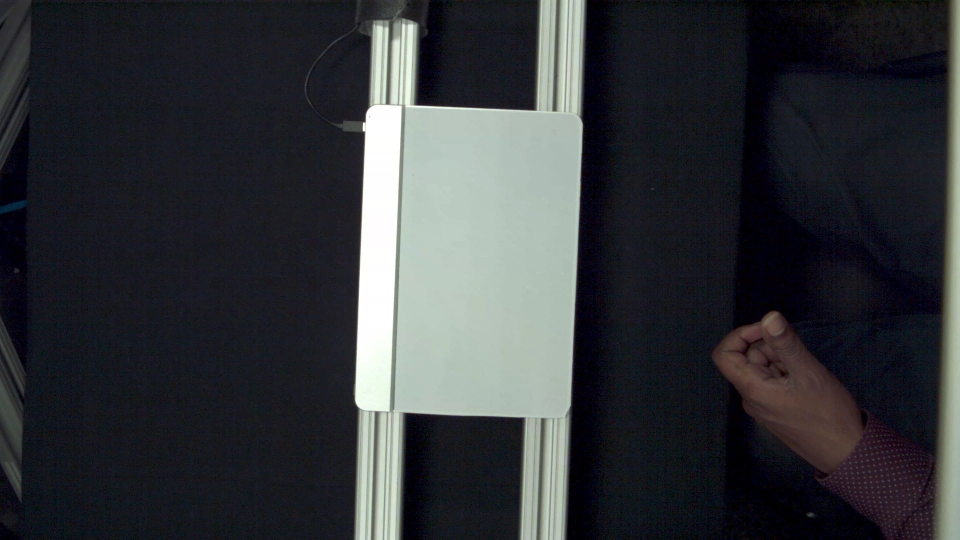
#> input picture random_images/013.jpg, 1920 x 1080 px (shown at 1/2 size); its folder holds only this picture in this run
$ python augmentingImg.py
#> lines starting #> are read from the running program, lines starting #| are printed output that depends on the picture
from PIL import Image, ImageEnhance, ImageOps, ImageFont, ImageDraw
import os
#mediapipe = "mediapipe-results-all/"
#mmpose = "mmpose-results-images-all/"
orginal = "random_images/"

#numMediaPipeImgs = len([name for name in os.listdir(mediapipe)])
#numMMposeImgs = len([name for name in os.listdir(mmpose)])
numOriginal = len([name for name in os.listdir(orginal)])

#print("Number of Media pipe images - {}\nNumber of MMpose images - \
#        {}\nNumber of orginal images - {}".format(
#            numMediaPipeImgs, numMMposeImgs, numOriginal))
mainFolderName = "augmentedImgs"
if not os.path.exists(os.path.join(os.getcwd(), mainFolderName)):
    os.mkdir(mainFolderName)
"""
def makeFolder(folderName):
    originalPath = os.path.join(os.getcwd() + "augmentedImgs")
    if not os.path.exists(os.path.join(originalPath, folderName)):
        os.mkdir(os.path.join(originalPath, folderName))
"""

def makeFolder(folderName):
    if not os.path.exists("augmentedImgs/" + folderName):
        os.mkdir("augmentedImgs/" + folderName)

def change_contrast(img, level):
    factor = (259 * (level + 255)) / (255 * (259 - level))
    def contrast(c):
        return 128 + factor * (c - 128)
    return img.point(contrast)

brightFolder125 = "brightenedImg-1.25"
brightFolder150 = "brightenedImg-1.50"
brightFolder175 = "brightenedImg-1.75"
darkenFolder125 = "darkenImg-0.75"
darkenFolder150 = "darkenImg-0.50"
darkenFolder175 = "darkenImg-0.25"
flippedFolder = "flippedImg"
contrast100 = "contrastImg-100"
contrast200 = "contrastImg-200"
resolution50 = "resolution-50"
rotatedImg45 = "rotatedImg-45"
rotatedImg90 = "rotatedImg-90"
grayscaled = "grayScaledImg"

makeFolder(brightFolder125)
makeFolder(brightFolder150)
makeFolder(brightFolder175)
makeFolder(darkenFolder125)
makeFolder(darkenFolder150)
makeFolder(darkenFolder175)
makeFolder(flippedFolder)
makeFolder(contrast100)
makeFolder(contrast200)
makeFolder(resolution50)
makeFolder(rotatedImg45)
makeFolder(rotatedImg90)
makeFolder(grayscaled)

def writeTextChange(image, text):
    draw = ImageDraw.Draw(image)
    font = ImageFont.truetype("arial.ttf", 75)
    #font = ImageFont.load_default(size=24)
    draw.text((10, 10), text, (255,255,255),font=font)
    return image

for img in os.listdir(orginal):
    im = Image.open(orginal + img)
#> im is the input picture: PIL image 1920x1080 RGB; mean R, G, B 51, 53.3, 57.1
    enhancer = ImageEnhance.Brightness(im)
    im_output125 = enhancer.enhance(1.25)
    im_output150 = enhancer.enhance(1.5)
    im_output175 = enhancer.enhance(1.75)
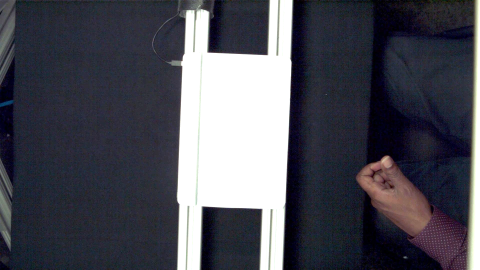
#> im_output175: PIL image 1920x1080 RGB (shown at 1/4 size); mean R, G, B 76.2, 76.7, 86.3
    writeTextChange(im_output125, img[:-4] + " - Brighten by 25%")
    writeTextChange(im_output150, img[:-4] + " - Brighten by 50%")
    writeTextChange(im_output175, img[:-4] + " - Brighten by 75%")
    im_output125.save(mainFolderName + "/" + brightFolder125 + "/" + img[:-4] + "-" + brightFolder125 + ".jpg")
    im_output150.save(mainFolderName + "/" + brightFolder150 + "/" + img[:-4] + "-" + brightFolder150 + ".jpg")
    im_output175.save(mainFolderName + "/" + brightFolder175 + "/" + img[:-4] + "-" + brightFolder175 + ".jpg")
    im_darken125 = enhancer.enhance(0.75)
    im_darken150 = enhancer.enhance(0.50)
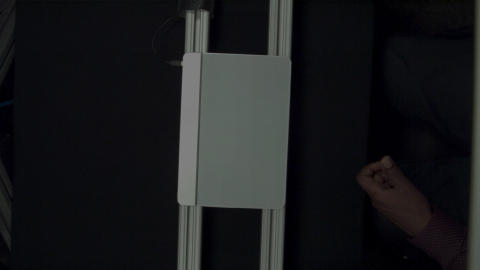
#> im_darken150: PIL image 1920x1080 RGB (shown at 1/4 size); mean R, G, B 25.2, 26.4, 28.3
    im_darken175 = enhancer.enhance(0.25)
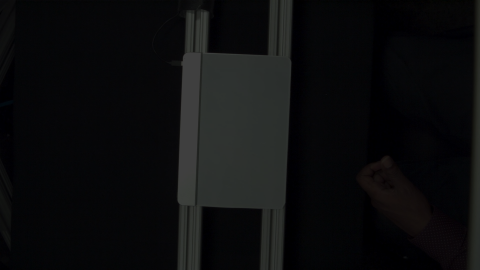
#> im_darken175: PIL image 1920x1080 RGB (shown at 1/4 size); mean R, G, B 12.4, 13, 13.9
    writeTextChange(im_darken125, img[:-4] + " - Darken by 25%")
    writeTextChange(im_darken150, img[:-4] + " - Darken by 50%")
    writeTextChange(im_darken175, img[:-4] + " - Darken by 75%")
    im_darken125.save(mainFolderName + "/" + darkenFolder125 + "/" + img[:-4] + "-" + darkenFolder125 + ".jpg")
    im_darken150.save(mainFolderName + "/" + darkenFolder150 + "/" + img[:-4] + "-" + darkenFolder150 + ".jpg")
    im_darken175.save(mainFolderName + "/" + darkenFolder175 + "/" + img[:-4] + "-" + darkenFolder175 + ".jpg")
    im_flipped = ImageOps.flip(im)
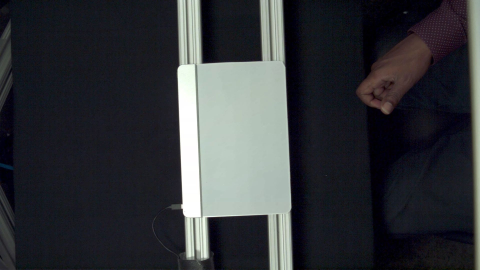
#> im_flipped: PIL image 1920x1080 RGB (shown at 1/4 size); mean R, G, B 51, 53.3, 57.1
    writeTextChange(im_flipped, img[:-4] + " - Flipped Image")
    im_flipped.save(mainFolderName + "/" + flippedFolder + "/" + img[:-4] + "-" + flippedFolder + ".jpg")
    im_contrast100 = change_contrast(im, 100)
    im_contrast200 = change_contrast(im, 200)
#> call 2 of change_contrast, with level = 200
#> in change_contrast (call 2), `return img.point(contrast)`:
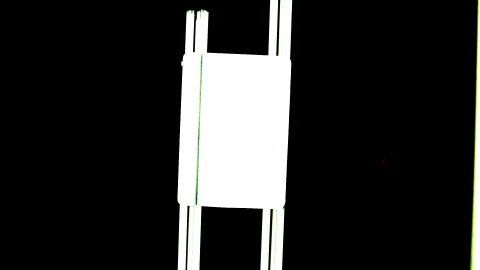
#> returned value: PIL image 1920x1080 RGB (shown at 1/4 size); mean R, G, B 43.7, 44.1, 43.1
    writeTextChange(im_contrast100, img[:-4] + " - Changed Contrast 100")
    writeTextChange(im_contrast200, img[:-4] + " - Changed Contrast 200")
    im_contrast100.save(mainFolderName + "/" + contrast100 + "/" + img[:-4] + "-" + contrast100 + ".jpg")
    im_contrast200.save(mainFolderName + "/" + contrast200 + "/" + img[:-4] + "-" + contrast200 + ".jpg")
    im_rotate45 = im.rotate(45)
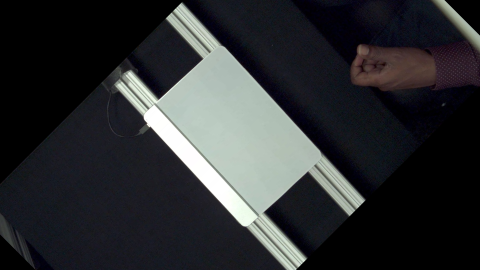
#> im_rotate45: PIL image 1920x1080 RGB (shown at 1/4 size); mean R, G, B 44.4, 46.3, 48.4
    im_rotate90 = im.rotate(90)
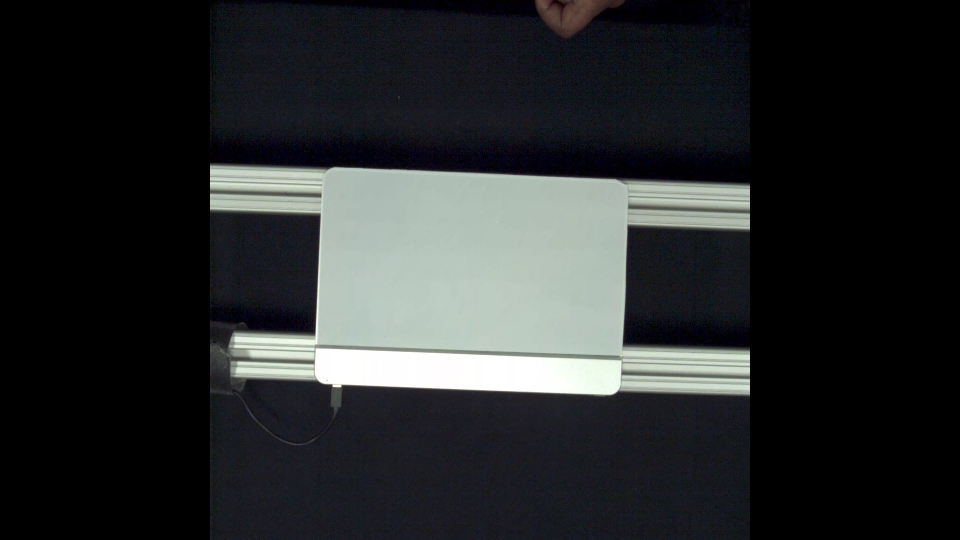
#> im_rotate90: PIL image 1920x1080 RGB (shown at 1/2 size); mean R, G, B 39.5, 42, 42.9
    writeTextChange(im_rotate45, img[:-4] + " - Rotate by 45*")
    writeTextChange(im_rotate90, img[:-4] + " - Rotate by 90*")
    im_rotate45.save(mainFolderName + "/" + rotatedImg45 + "/" + img[:-4] + "-" + rotatedImg45 + ".jpg")
    im_rotate90.save(mainFolderName + "/" + rotatedImg90 + "/" + img[:-4] + "-" + rotatedImg90 + ".jpg")
    im_grayscale = im.convert('L')
    im_grayscale.save(mainFolderName + "/" + grayscaled + "/" + img[:-4] + "-" + grayscaled + ".jpg")
    im_resolution = im.copy()
    writeTextChange(im_resolution, img[:-4] + " - Resolution by 50%")
    im_resolution.save(mainFolderName + "/" + resolution50 + "/" + img[:-4] + "-" + resolution50 + ".jpg", quality=50)

$ run again, on random_images/038.jpg
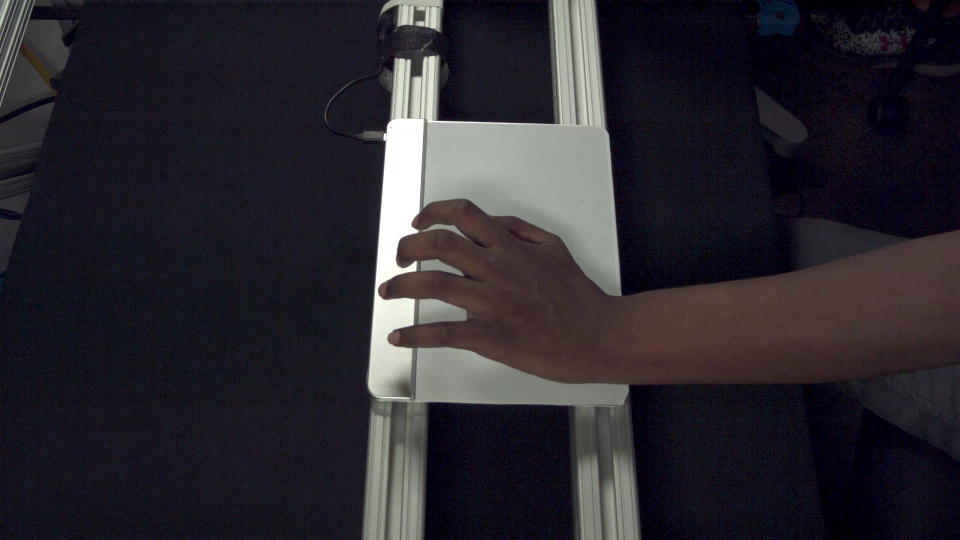
#> input picture random_images/038.jpg, 1920 x 1080 px (shown at 1/2 size)
#> im is the input picture: PIL image 1920x1080 RGB; mean R, G, B 42.9, 39.8, 47
#> in change_contrast (call 2), `return img.point(contrast)`:
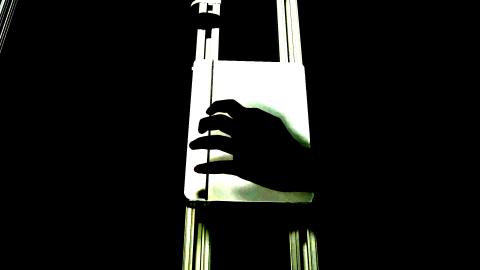
#> returned value: PIL image 1920x1080 RGB (shown at 1/4 size); mean R, G, B 23.8, 24.5, 22.4
#> `im_rotate90 = im.rotate(90)`:
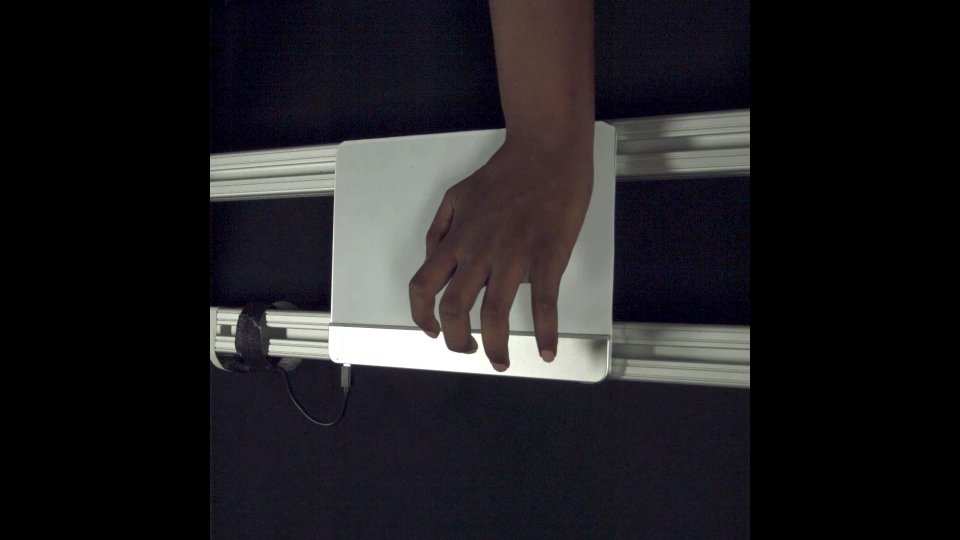
#> im_rotate90: PIL image 1920x1080 RGB (shown at 1/2 size); mean R, G, B 32.1, 30.5, 33.3
